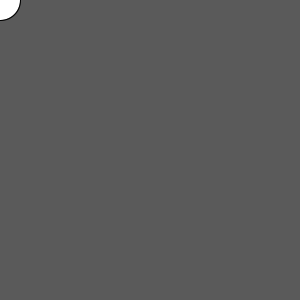
Frame 1 (no input)
Frame 60 (the mouse pressed at the canvas centre just before this capture): identical to frame 1, image omitted
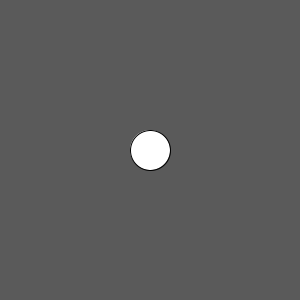
Frame 120 (the mouse held since frame 60 and released just before this capture)

The Processing sketch that drew these frames (run headless with seeded random() and noise(); from frame 60 on, the mouse is pressed at the canvas centre):

// Processing sketch: s18magd150lab03_bryan
// ── s18magd150lab03_bryan.pde
void setup(){
size(300,300);  
  

}

void draw(){
background(90);
  
  ellipse(mouseX,mouseY,37,37);
println(frameCount);
ellipse(pmouseX,pmouseY,40,40);
}
